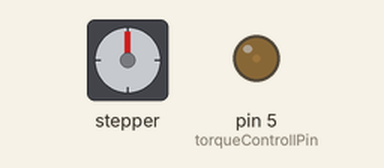
Bench run of a sketch on a simulated Arduino Uno, built with avr-gcc and run on an emulated ATmega328P. Parts: stepper motor, output pins drawn as LEDs (lit = HIGH). Wiring (inferred from the names in the program): stepper motor driver (200 steps per turn assumed): step pin 4; direction pin 3. Pins used as bus, display or sensor lines are not drawn.

Above: at 7.6 s.
At 15.1 s:
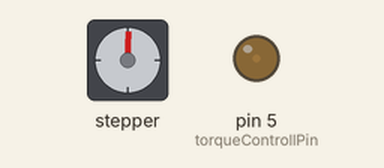
At 22.6 s:
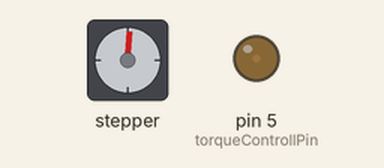
At 37.7 s:
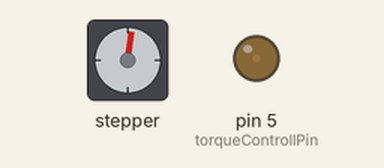
Timing chart, 0 to 40.0 s (numbered marks = the images above):
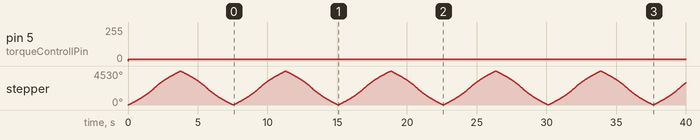

Measured:
- by itself, pin 5 (torqueControllPin): 0/255 → 12/255 at 0.00 s
- by itself, stepper: turns 4512° clockwise in 3.7 s, then 4507° counter-clockwise in 3.7 s, repeating every 7.5 s

The sketch:

speedTest.ino
```cpp
//https://forum.arduino.cc/index.php?topic=482567.0

//OUTPUTS
const int stepPin = 4;
const int dirPin = 3;
const int torqueControllPin = 5;

//initial delay
int delta = 1;

int numOnSpeed = 5;

int maxHalf = 700;
int minHalf = 100;

void setup(){
  pinMode(stepPin, OUTPUT);
  digitalWrite (13, HIGH);
  pinMode(dirPin, OUTPUT);
  digitalWrite (dirPin, HIGH);
  pinMode(torqueControllPin, OUTPUT);
}

void loop(){


  //full torque
  if (false){
    maxHalf = 700;
    minHalf = 100;
    analogWrite(torqueControllPin,255);
    accel_decel();
    PIND = PIND | (1 << (dirPin));
    accel_decel();
    PIND = PIND | (1 << (dirPin));
  }

  //3/4
  if (false){
    maxHalf = 700;
    minHalf = 150;
    analogWrite(torqueControllPin,255 *3/4);
    accel_decel();
    PIND = PIND | (1 << (dirPin));
    accel_decel();
    PIND = PIND | (1 << (dirPin));
  }

  //1/2
  if (false){
    maxHalf = 700;
    minHalf = 200;
    analogWrite(torqueControllPin,255/2);
    accel_decel();
    PIND = PIND | (1 << (dirPin));
    accel_decel();
    PIND = PIND | (1 << (dirPin));
  }

  //1/4
  if (false){
    maxHalf = 700;
    minHalf = 300;
    analogWrite(torqueControllPin,255/4);
    accel_decel();
    PIND = PIND | (1 << (dirPin));
    accel_decel();
    PIND = PIND | (1 << (dirPin));
  }

  //10%
  if (false){
    maxHalf = 1000;
    minHalf = 500;
    analogWrite(torqueControllPin,255*0.1);
    accel_decel();
    PIND = PIND | (1 << (dirPin));
    accel_decel();
    PIND = PIND | (1 << (dirPin));
  }

  //5%
  if (true){
    maxHalf = 1000;
    minHalf = 500;
    analogWrite(torqueControllPin,255*0.05);
    accel_decel();
    PIND = PIND | (1 << (dirPin));
    accel_decel();
    PIND = PIND | (1 << (dirPin));
  }

}

void accel_decel(){
  int halfPeriod = maxHalf;

  while (halfPeriod >= minHalf){
    for (int i = 0; i < numOnSpeed; i++){
      PIND = PIND | (1 << (stepPin));
      delayMicroseconds(halfPeriod);
    }
    halfPeriod = halfPeriod - delta;
  }

  while (halfPeriod <= maxHalf){
    for (int i = 0; i < numOnSpeed; i++){
      PIND = PIND | (1 << (stepPin));
      delayMicroseconds(halfPeriod);
    }
    halfPeriod = halfPeriod + delta;
  }
}
```
